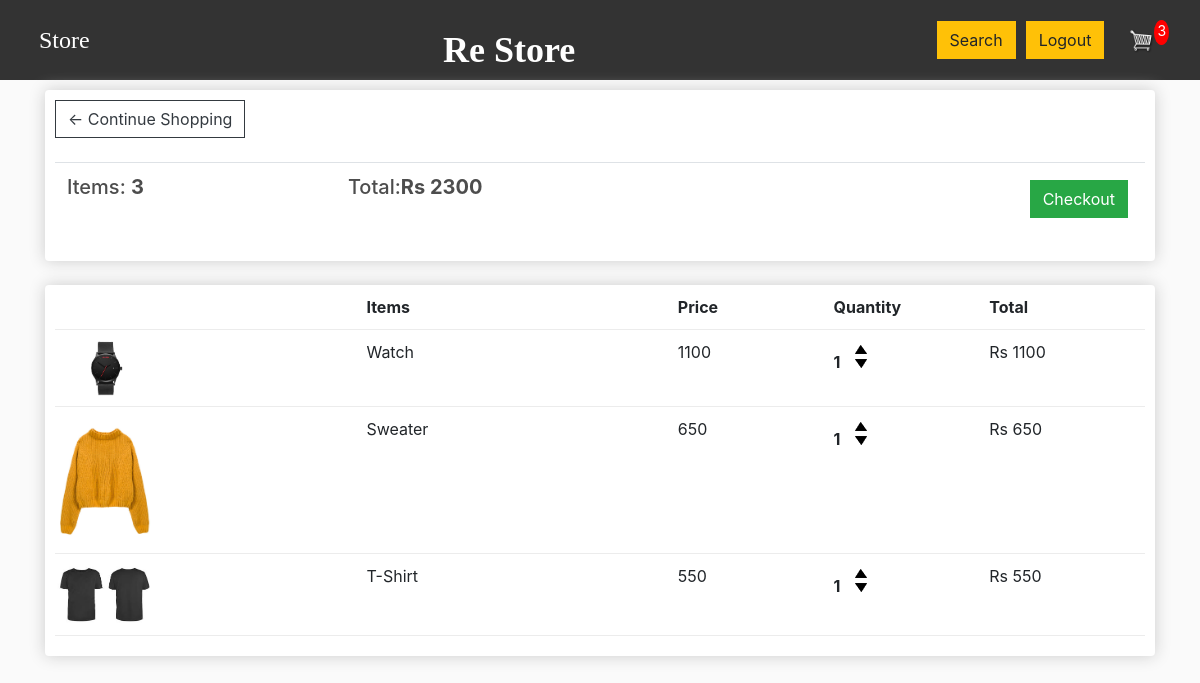
The page /cart/ (signed in) on the database as committed earlier.
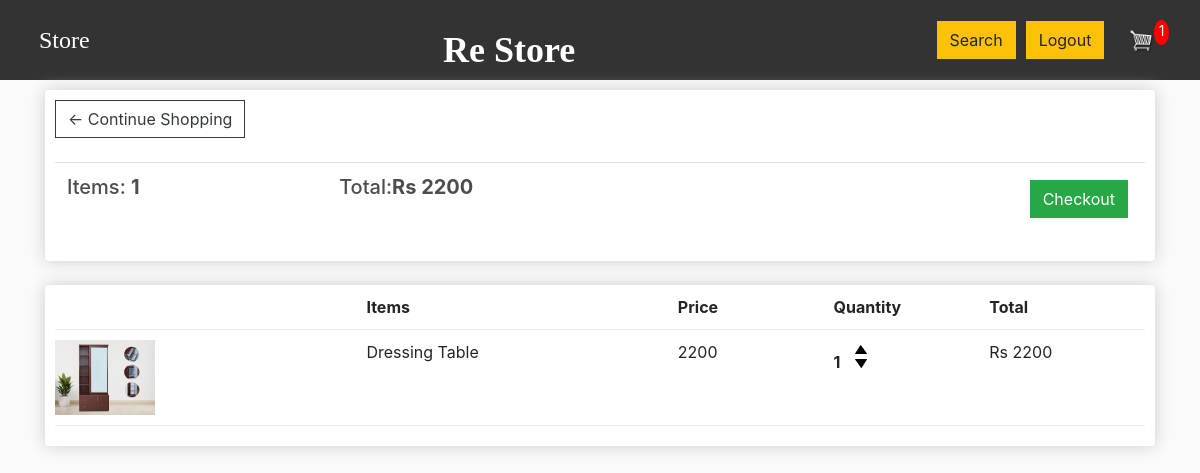
The same page on the database as committed later.
### Store/models.py (models this page shows, shortened)
class Order(models.Model):
	customer = models.ForeignKey(Customer, on_delete=models.SET_NULL, null=True, blank=True)
	date_ordered = models.DateTimeField(auto_now_add=True)
	complete = models.BooleanField(default=False)
	transaction_id = models.CharField(max_length=100, null=True)
	@property
	def get_cart_total(self):
		orderitems = self.orderitem_set.all()
		total = sum([item.get_total for item in orderitems])
		return total
	@property
	def get_cart_items(self):
		orderitems = self.orderitem_set.all()
		total = sum([item.quantity for item in orderitems])
		return total

class OrderItem(models.Model):
	product = models.ForeignKey(Product, on_delete=models.SET_NULL, null=True)
	order = models.ForeignKey(Order, on_delete=models.SET_NULL, null=True)
	quantity = models.IntegerField(default=0, null=True, blank=True)
	date_added = models.DateTimeField(auto_now_add=True)
	@property
	def get_total(self):
		total = self.product.price * self.quantity
		return total

class Product(models.Model):
	name = models.CharField(max_length=200)
	price = models.DecimalField(max_digits=7, decimal_places=0)  # Store prices with 0 decimal places
	digital = models.BooleanField(default=False,null=True, blank=True)
	image = models.ImageField(null=True, blank=True)
	@property
	def imageURL(self):
		try:
			url = self.image.url
		except:
			url = ''
		return url

### Store/views.py (the view)
# urls.py: path('cart/',views.cart,name="cart"),
def cart(request):
    data = cartData(request)
    cartItems = data['cartItems']
    order = data['order']
    items = data['items']
    context = {'items': items, 'order': order, 'cartItems': cartItems}
    return render(request, 'store/cart.html', context)

### Store/utils.py (called while the page is built)
def cartData(request):
    if request.user.is_authenticated:
        customer = request.user.customer
        order, created = Order.objects.get_or_create(customer=customer, complete=False)
        items = order.orderitem_set.all()
        cartItems = order.get_cart_items
    else:
        cookieData = cookieCart(request)
        cartItems = cookieData['cartItems']
        order = cookieData['order']
        items = cookieData['items']
    return {'cartItems': cartItems, 'order': order, 'items': items}

### Store/templates/store/cart.html
{% extends 'store/main.html' %}
{% load static %}
{% block content %}
	<div class="row">
		<div class="col-lg-12">
			<div class="box-element">
				<a  class="btn btn-outline-dark" href="{% url 'store' %}">&#x2190; Continue Shopping</a>
				<br>
				<br>
				<table class="table">
					<tr>
						<th><h5>Items: <strong>{{order.get_cart_items}}</strong></h5></th>
						<th><h5>Total:<strong>Rs {{order.get_cart_total}}</strong></h5></th>
						<th>
							<a  style="float:right; margin:5px;" class="btn btn-success" href="{% url 'checkout' %}">Checkout</a>
						</th>
					</tr>
				</table>
			</div>
			<br>
			<div class="box-element">
				<div class="cart-row">
					<div style="flex:2"></div>
					<div style="flex:2"><strong>Items</strong></div>
					<div style="flex:1"><strong>Price</strong></div>
					<div style="flex:1"><strong>Quantity</strong></div>
					<div style="flex:1"><strong>Total</strong></div>
				</div>
{% for item in items %}
				<div class="cart-row">
					<div style="flex:2"><img class="row-image" src="{{item.product.imageURL}}"></div>
					<div style="flex:2"><p>{{item.product.name}}</p></div>
					<div style="flex:1"><p>{{item.product.price}}</p></div>
					<div style="flex:1">
						<p class="quantity">{{item.quantity}}</p>
						<div class="quantity">
							<img data-product="{{item.product.id}}" data-action="add" class="chg-quantity update-cart" src="{% static  'images/arrow-up.png' %}">
							<img data-product="{{item.product.id}}" data-action="remove" class="chg-quantity update-cart" src="{% static  'images/arrow-down.png' %}">
						</div>
					</div>
					<div style="flex:1"><p>Rs {{item.get_total}}</p></div>
				</div>
{% endfor %}
			</div>
		</div>
	</div>
{% endblock content %}

Rows that differ between the two databases and show on the page:
no longer on this page (row edited): Order: get_cart_items "3", get_cart_total "2300"
removed OrderItem: product.imageURL (picture), product.name "Watch", product.price "1100", quantity "1", get_total "1100"
no longer on this page (row unchanged): OrderItem: product.imageURL (picture), product.name "Sweater", product.price "650", quantity "1", get_total "650"
no longer on this page (row edited): OrderItem: product.imageURL (picture), product.name "T-Shirt", product.price "550", quantity "1", get_total "550"
added Order: get_cart_items "1", get_cart_total "2200"
added OrderItem: product.imageURL (picture), product.name "Dressing Table", product.price "2200", quantity "1", get_total "2200"
Other text that changed with them:
{{ cartItems }}: "3" → "1"
